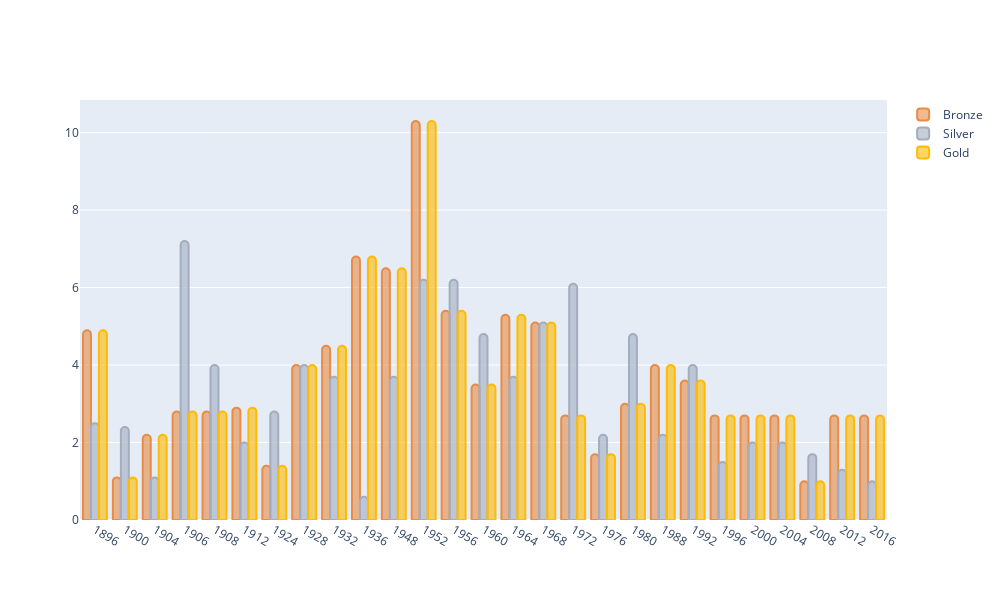

This figure's notebook cell:
### Code cell
len(df_mo)

hungary_medals["Gold (%)"] = hungary_medals.apply(lambda x: round(x["Gold"]/df_mo.loc[x.name]["Gold"]*100, 1), axis=1) 
hungary_medals["Silver (%)"] = hungary_medals.apply(lambda x: round(x["Silver"]/df_mo.loc[x.name]["Silver"]*100, 1), axis=1) 
hungary_medals["Bronze (%)"] = hungary_medals.apply(lambda x: round(x["Gold"]/df_mo.loc[x.name]["Gold"]*100, 1), axis=1) 
hungary_medals



#fig = px.pie( values=[hungary_medals["Gold (%)"]., hungary_medals.loc[0]["Gold"] ])
#fig.show()
import plotly.graph_objects as go
data=[ 

        go.Bar( x=hungary_medals.index, y=hungary_medals["Bronze (%)"], name="Bronze",  #orientation="h", 
            marker=dict( color='rgba(232, 140, 70, 0.6)', line=dict(color='rgba(232, 140, 70, 1.0)', width=2)
        )),

        go.Bar( x=hungary_medals.index, y=hungary_medals["Silver (%)"], name="Silver",  #orientation="h", 
            marker=dict( color='rgba(163, 173, 191, 0.6)', line=dict(color='rgba(163, 173, 191, 1.0)', width=2)
        )),


        go.Bar( x=hungary_medals.index, y=hungary_medals["Gold (%)"], name="Gold", #orientation="h",
            marker=dict( color='rgba(256, 186, 3, 0.6)', line=dict(color='rgba(256, 186, 3, 1.0)', width=2)
        )),
    ]
fig = go.Figure(data, layout=dict(barcornerradius=15))
fig.update_layout(
    autosize=False,
    width=1000,
    height=600,
)
fig.show()

### Figure 1 — Plotly figure (JSON) as saved in the notebook; plotly's stock layout.template omitted (floating-point values rounded to 4 significant figures)
{"data": [{"marker": {"color": "rgba(232, 140, 70, 0.6)", "line": {"color": "rgba(232, 140, 70, 1.0)", "width": 2}}, "name": "Bronze", "type": "bar", "x": ["1896", "1900", "1904", "1906", "1908", "1912", "1924", "1928", "1932", "1936", "1948", "1952", "1956", "1960", "1964", "1968", "1972", "1976", "1980", "1988", "1992", "1996", "2000", "2004", "2008", "2012", "2016"], "y": [4.9, 1.1, 2.2, 2.8, 2.8, 2.9, 1.4, 4, 4.5, 6.8, 6.5, 10.3, 5.4, 3.5, 5.3, 5.1, 2.7, 1.7, 3, 4, 3.6, 2.7, 2.7, 2.7, 1, 2.7, 2.7]}, {"marker": {"color": "rgba(163, 173, 191, 0.6)", "line": {"color": "rgba(163, 173, 191, 1.0)", "width": 2}}, "name": "Silver", "type": "bar", "x": ["1896", "1900", "1904", "1906", "1908", "1912", "1924", "1928", "1932", "1936", "1948", "1952", "1956", "1960", "1964", "1968", "1972", "1976", "1980", "1988", "1992", "1996", "2000", "2004", "2008", "2012", "2016"], "y": [2.5, 2.4, 1.1, 7.2, 4, 2, 2.8, 4, 3.7, 0.6, 3.7, 6.2, 6.2, 4.8, 3.7, 5.1, 6.1, 2.2, 4.8, 2.2, 4, 1.5, 2, 2, 1.7, 1.3, 1]}, {"marker": {"color": "rgba(256, 186, 3, 0.6)", "line": {"color": "rgba(256, 186, 3, 1.0)", "width": 2}}, "name": "Gold", "type": "bar", "x": ["1896", "1900", "1904", "1906", "1908", "1912", "1924", "1928", "1932", "1936", "1948", "1952", "1956", "1960", "1964", "1968", "1972", "1976", "1980", "1988", "1992", "1996", "2000", "2004", "2008", "2012", "2016"], "y": [4.9, 1.1, 2.2, 2.8, 2.8, 2.9, 1.4, 4, 4.5, 6.8, 6.5, 10.3, 5.4, 3.5, 5.3, 5.1, 2.7, 1.7, 3, 4, 3.6, 2.7, 2.7, 2.7, 1, 2.7, 2.7]}], "layout": {"autosize": false, "barcornerradius": 15, "height": 600, "width": 1000}}
